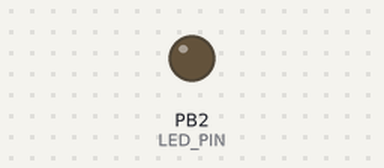
Bench run of a program on a simulated ATmega328P, built with avr-gcc and emulated at 8 MHz. On the bench: output pins drawn as LEDs (lit = HIGH).

Above: at 1.0 s.
At 3.0 s:
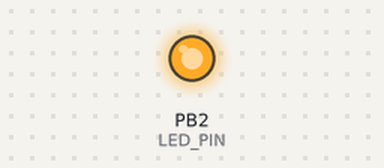
Timing chart, 0 to 5.2 s (numbered marks = the images above):
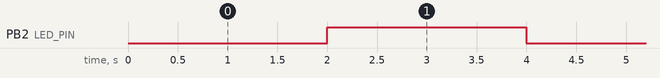

Measured:
- by itself, PB2 (LED_PIN): alternates HIGH for 2.0 s and LOW for 2.0 s

The program:

main.c
```c
/*
 * DA2T3Ccode.c
 * Created: 3/13/2018 3:15:48 PM
 * Author : Tenniel Takenaka-Fuller
 */
// Implement task 1 using TIMER0. Count overflow occurrence if needed. No interrupts.

#include <avr/io.h>
#include <util/delay.h>

#define F_CPU 8000000UL
#define LEDDDR DDRB
#define LEDPORT PORTB
#define LED_PIN PORTB2


int main(void)
{
	LEDDDR |= ( 1 << LED_PIN);
	LEDPORT &= ~( 1 << LED_PIN);

while (1) {


	// 1. T = 1/8MHz = .125us
	// 2. .25ms delay / .125us = 20 clock cycles
	// 3. 256 - 20 = 236

	TCCR0A = 0;							// Chooses normal mode
	TCNT0 = 236;
	TCCR0B = (1 << CS02) | (1 << CS00);
	// clock divided by 1024


	while (( TIFR0 & 0x01) == 0)
			{
			_delay_ms(2000); // creates a delay of 250,000 us
			TCNT0 = 0;  // clears the counter
			TIFR0 |= (1 << TOV0); // clears the overflow flag
			LEDPORT ^= (1 << LED_PIN); //toggles the pin
			}


	return 0;

}
}
```
